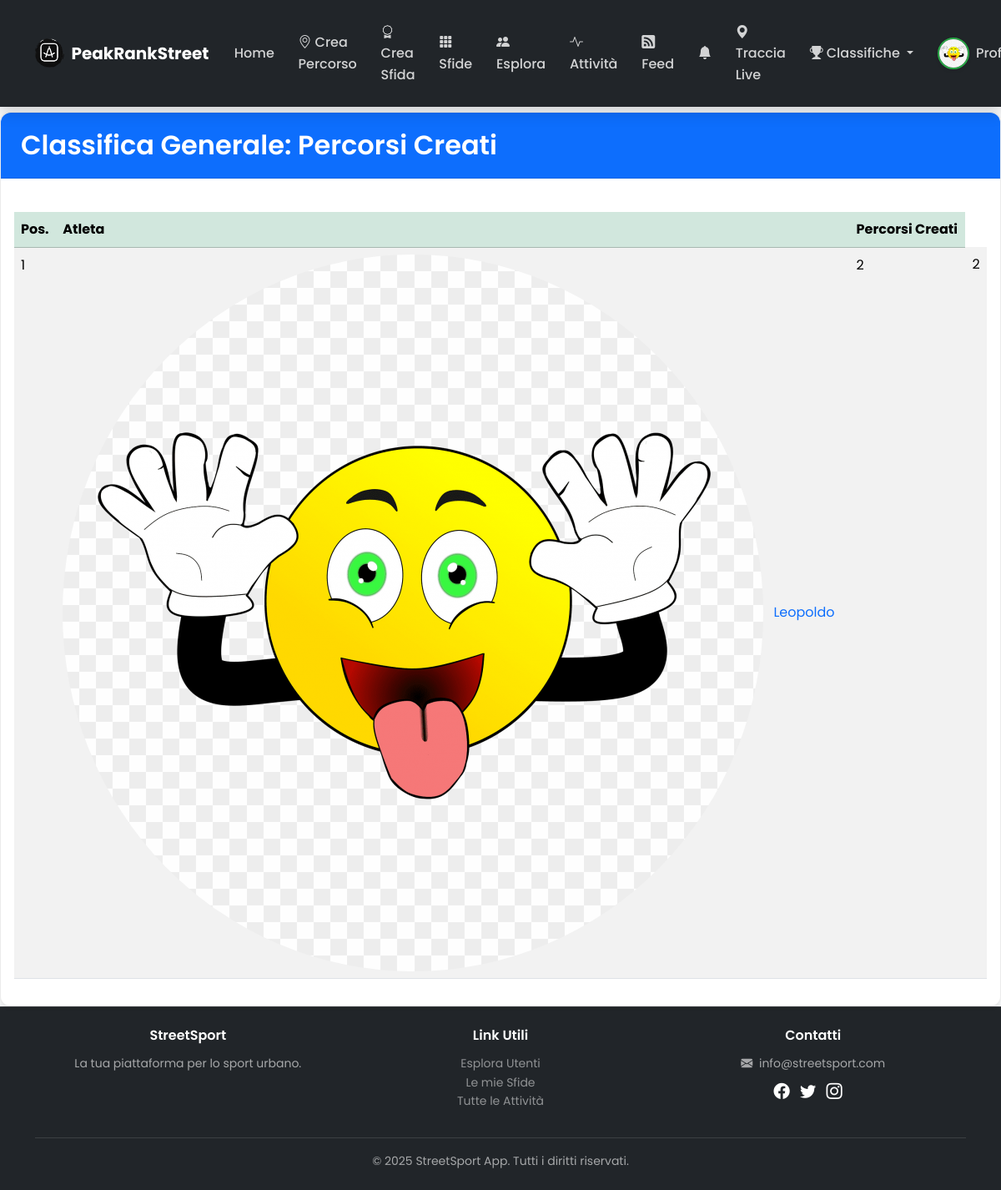
The page /leaderboards/most_routes (signed in) on the database its author committed.
### app/models.py (models this page shows, shortened)
class User(db.Model, UserMixin):
    __tablename__ = 'user'
    id = db.Column(db.Integer, primary_key=True)
    username = db.Column(db.String(50), unique=True, nullable=False, index=True)
    email = db.Column(db.String(100), unique=True, nullable=False, index=True)
    password_hash = db.Column(db.String(200), nullable=False)
    profile_image = db.Column(db.String(120), nullable=False, default='default.png')
    city = db.Column(db.String(100), nullable=True)
    created_at = db.Column(db.DateTime, default=datetime.utcnow)
    is_admin = db.Column(db.Boolean, default=False, nullable=False)
    routes = db.relationship('Route', backref='creator', lazy='dynamic')
    challenges = db.relationship('Challenge', backref='challenger', lazy='dynamic')
    activities = db.relationship('Activity', backref='user_activity', lazy='dynamic')
    comments = db.relationship('Comment', backref='author', lazy='dynamic')
    likes = db.relationship('Like', backref='user_liker', lazy='dynamic')
    route_records = db.relationship('RouteRecord', backref='record_holder', lazy='dynamic')
    user_badges = db.relationship('UserBadge', backref='badge_recipient', lazy='dynamic')
    activity_likes = db.relationship('ActivityLike', backref='user', lazy='dynamic')
    followed = db.relationship(
        'User', secondary=followers,
        primaryjoin=(followers.c.follower_id == id),
        secondaryjoin=(followers.c.followed_id == id),
        backref=db.backref('followers', lazy='dynamic'), lazy='dynamic')

### app/main/routes.py (the view)
@main.route("/leaderboards/most_routes")
def leaderboard_most_routes():
    results = (
        db.session.query(
            User,
            func.count(Route.id).label('total_routes_created')
        )
        .join(Route, User.id == Route.created_by)
        .group_by(User)
        .order_by(func.count(Route.id).desc())
        .limit(20)
        .all()
    )
    leaderboard_data = [
        {
            'id': user.id,
            'username': user.username,
            'profile_image': user.profile_image,
            'total_routes_created': total_routes_created or 0
        }
        for user, total_routes_created in results
    ]
    return render_template(
        "leaderboard_most_routes.html",
        leaderboard_data=leaderboard_data,
        is_homepage=False
    )

### app/templates/leaderboard_most_routes.html (shortened to what this page needs)
{% extends "index.html" %}
{% block content %}
    <a href="{{ url_for('main.index') }}" class="btn btn-secondary mb-3">&larr; Torna alla Home</a>
    <div class="card shadow-sm">
        <div class="card-header bg-primary text-white">
            <h2 class="mb-0 text-center">Classifica Generale: Percorsi Creati</h2>
        </div>
        <div class="card-body">
            {% if leaderboard_data %}
                <div class="table-responsive">
                    <table class="table table-striped table-hover mt-4">
                        <thead class="table-success">
                            <tr>
                                <th scope="col">Pos.</th>
                                <th scope="col">Atleta</th>
                                <th scope="col">Percorsi Creati</th>
                            </tr>
                        </thead>
                        <tbody>
                            {% for entry in leaderboard_data %}
                                <tr>
                                    <td>{{ loop.index }}</td>
                                    <td>
                                        <img src="{{ url_for('static', filename='profile_pics/' + entry.profile_image) }}" class="rounded-circle me-2 profile-image-small" alt="Avatar">
                                        <a href="{{ url_for('main.user_profile', user_id=entry.id) }}" class="user-link text-primary">{{ entry.username }}</a>
                                        <td>{{ entry.total_routes_created }}</td>
                                    </td>
                                    <td>{{ entry.total_routes_created }}</td>
                                </tr>
                            {% endfor %}
                        </tbody>
                    </table>
                </div>
            {% else %}
                <p class="text-center text-muted mt-4">Nessun percorso ancora creato. Inizia a disegnare!</p>
            {% endif %}
        </div>
    </div>
{% endblock %}

### app/templates/index.html (shortened to what this page needs)
<!DOCTYPE html>
<html lang="it">
<head>
    <link href="https://cdn.jsdelivr.net/npm/bootstrap@5.3.2/dist/css/bootstrap.min.css" rel="stylesheet">
    <link rel="stylesheet" href="https://cdn.jsdelivr.net/npm/bootstrap-icons@1.11.1/font/bootstrap-icons.css">
    <link rel="stylesheet" href="https://unpkg.com/leaflet@1.7.1/dist/leaflet.css" />
    <link rel="stylesheet" href="https://unpkg.com/leaflet-draw@1.0.4/dist/leaflet.draw.css" />
    <link rel="stylesheet" href="https://unpkg.com/leaflet.markercluster@1.4.1/dist/MarkerCluster.css" />
    <link rel="stylesheet" href="https://unpkg.com/leaflet.markercluster@1.4.1/dist/MarkerCluster.Default.css" />
    <link rel="stylesheet" href="{{ url_for('static', filename='css/styles.css') }}">
</head>
<body>
    <div class="main-wrapper">
        <header>
            <nav class="navbar navbar-expand-lg navbar-dark bg-dark-custom fixed-top py-3">
                <div class="container">
                    <a class="navbar-brand d-flex align-items-center" href="{{ url_for('main.index') }}">
                        <img src="{{ url_for('static', filename='icons/logo.png') }}" alt="StreetSport Logo" class="navbar-logo me-2">
                        <span class="fw-bold">PeakRankStreet</span>
                    </a>
                    <div class="collapse navbar-collapse justify-content-end" id="navbarNav">
                        <ul class="navbar-nav align-items-center">
                            <li class="nav-item">
                                <a class="nav-link {% if request.endpoint == 'main.index' %}active{% endif %}" aria-current="page" href="{{ url_for('main.index') }}">Home</a>
                            </li>
                            {% if current_user.is_authenticated %}
                                <li class="nav-item">
                                    <a class="nav-link {% if request.endpoint == 'main.create_route' %}active{% endif %}" href="{{ url_for('main.create_route') }}"><i class="bi bi-geo-alt me-1"></i>Crea Percorso</a>
                                </li>
                                <li class="nav-item">
                                    <a class="nav-link {% if request.endpoint == 'main.create_challenge' %}active{% endif %}" href="{{ url_for('main.create_challenge') }}"><i class="bi bi-award me-1"></i>Crea Sfida</a>
                                </li>
                                <li class="nav-item">
                                    <a class="nav-link {% if request.endpoint == 'main.challenges_list' %}active{% endif %}" href="{{ url_for('main.challenges_list') }}"><i class="bi bi-grid-3x3-gap-fill me-1"></i>Sfide</a>
                                </li>
                                <li class="nav-item">
                                    <a class="nav-link {% if request.endpoint == 'main.explore_users' %}active{% endif %}" href="{{ url_for('main.explore_users') }}"><i class="bi bi-people-fill me-1"></i>Esplora</a>
                                </li>
                                <li class="nav-item">
                                    <a class="nav-link {% if request.endpoint == 'main.all_activities' %}active{% endif %}" href="{{ url_for('main.all_activities') }}"><i class="bi bi-activity me-1"></i>Attività</a>
                                </li>
                                <li class="nav-item">
                                    <a class="nav-link {% if request.endpoint == 'main.feed' %}active{% endif %}" href="{{ url_for('main.feed') }}"><i class="bi bi-rss-fill me-1"></i>Feed</a>
                                </li>
                                <li class="nav-item">
                                    <a class="nav-link position-relative {% if request.endpoint == 'main.notifications' %}active{% endif %}"
                                    href="{{ url_for('main.notifications') }}">
                                        <i class="bi bi-bell-fill"></i>
                                    </a>
                                </li>
                                <li class="nav-item">
                                    <a class="nav-link {% if request.endpoint == 'main.track_activity' %}active{% endif %}"
                                    href="{{ url_for('main.track_activity') }}">
                                        <i class="bi bi-geo-alt-fill me-1"></i>Traccia Live
                                    </a>
                                </li>
                                <li class="nav-item dropdown">
                                    <a class="nav-link dropdown-toggle" href="#" id="navbarDropdownLeaderboards" role="button" data-bs-toggle="dropdown" aria-expanded="false">
                                        <i class="bi bi-trophy-fill me-1"></i>Classifiche
                                    </a>
                                </li>
                                <li class="nav-item dropdown">
                                    <a class="nav-link dropdown-toggle d-flex align-items-center" href="#" id="navbarDropdownMenuLink" role="button" data-bs-toggle="dropdown" aria-expanded="false">
                                        <img src="{{ url_for('static', filename='profile_pics/' + current_user.profile_image) }}" class="rounded-circle me-2 profile-image-navbar" alt="Avatar">
                                        <span class="d-lg-none d-xl-inline">Profilo ({{ current_user.username }})</span>
                                    </a>
                                </li>
                            {% endif %}
                        </ul>
                    </div>
                </div>
            </nav>
        </header>
        <main class="flex-shrink-0">
            {% block content %}{% endblock %}
        </main>
        <footer class="footer bg-dark-custom py-4 mt-auto border-top text-white-50">
            <div class="container text-center">
                <div class="row g-2">
                    <div class="col-md-4">
                        <h6 class="text-white">StreetSport</h6>
                        <p class="small mb-0">La tua piattaforma per lo sport urbano.</p>
                    </div>
                    <div class="col-md-4">
                        <h6 class="text-white">Link Utili</h6>
                        <ul class="list-unstyled small">
                            <li><a href="{{ url_for('main.explore_users') }}" class="text-white-50 text-decoration-none">Esplora Utenti</a></li>
                            <li><a href="{{ url_for('main.challenges_list') }}" class="text-white-50 text-decoration-none">Le mie Sfide</a></li>
                            <li><a href="{{ url_for('main.all_activities') }}" class="text-white-50 text-decoration-none">Tutte le Attività</a></li>
                        </ul>
                    </div>
                    <div class="col-md-4">
                        <h6 class="text-white">Contatti</h6>
                        <p class="small mb-0"><i class="bi bi-envelope-fill me-1"></i> info@streetsport.com</p>
                        <div class="social-icons mt-2">
                            <a href="#" class="text-white me-2"><i class="bi bi-facebook"></i></a>
                            <a href="#" class="text-white me-2"><i class="bi bi-twitter"></i></a>
                            <a href="#" class="text-white"><i class="bi bi-instagram"></i></a>
                        </div>
                    </div>
                </div>
                <hr class="text-white-50 my-3">
                <p class="mb-0 small">&copy; 2025 StreetSport App. Tutti i diritti riservati.</p>
            </div>
        </footer>
    </div>
</body>
</html>

### app/static/css/styles.css (style rules this page uses)
:root { --brand-primary: #28a745; --brand-primary-dark: #218838; --brand-secondary: #007bff; --brand-secondary-dark: #0056b3; --brand-dark: #212529; --brand-light: #f8f9fa; --bs-success: #28a745; --bs-primary: #0d6efd; --bs-warning: #ffc107; --bs-info: #0dcaf0; --bs-danger: #dc3545; --bs-secondary: #6c757d; --bs-white-rgb: 255, 255, 255; --font-family-base: 'Poppins', sans-serif; --text-color-dark: #212529; --text-color-muted: #6c757d; --border-radius-base: 0.75rem; --box-shadow-sm: 0 0.125rem 0.25rem rgba(0, 0, 0, 0.075); --box-shadow-md: 0 0.5rem 1rem rgba(0, 0, 0, 0.15); --box-shadow-lg: 0 0.8rem 2rem rgba(0, 0, 0, 0.1); }
html, body { height: 100%; }
body { font-family: var(--font-family-base); background-color: var(--brand-light); color: var(--text-color-dark); line-height: 1.6; display: flex; flex-direction: column; }
.main-wrapper { flex: 1; display: flex; flex-direction: column; }
main { flex-grow: 1; padding-top: 80px; }
h1, h2, h3, h4, h5, h6 { font-weight: 600; color: var(--text-color-dark); }
p { line-height: 1.6; }
a { color: var(--brand-primary); text-decoration: none; transition: color 0.2s ease-in-out; }
.bg-dark-custom { background-color: var(--brand-dark) !important; box-shadow: var(--box-shadow-md); }
.navbar-logo { height: 35px; width: auto; }
.profile-image-navbar { width: 38px; height: 38px; object-fit: cover; border-radius: 50%; border: 2px solid var(--brand-primary); box-shadow: var(--box-shadow-sm); }
.navbar-nav .nav-link { color: rgba(255, 255, 255, 0.8) !important; font-weight: 500; margin: 0 0.4rem; padding: 0.6rem 0.8rem; border-radius: var(--border-radius-base); transition: background-color 0.2s ease-in-out, color 0.2s ease-in-out; }
.card { border-radius: var(--border-radius-base); border: 1px solid rgba(0, 0, 0, 0.08); box-shadow: var(--box-shadow-md); transition: transform 0.2s ease, box-shadow 0.2s ease; }
.card-header { font-weight: 600; border-bottom: 1px solid rgba(0, 0, 0, 0.1); border-top-left-radius: var(--border-radius-base) !important; border-top-right-radius: var(--border-radius-base) !important; padding: 1.25rem 1.5rem; background-color: var(--brand-dark); color: white; display: flex; align-items: center; justify-content: space-between; }
.card-header h2, .card-header h3, .card-header h4, .card-header h5 { color: white; margin-bottom: 0; }
.card, .list-group-item { animation: slideInUp 0.6s ease-out; animation-fill-mode: both; }
.card:nth-child(2) { animation-delay: 0.1s; }
.footer { background-color: var(--brand-dark) !important; border-top: 1px solid rgba(255, 255, 255, 0.1) !important; color: rgba(255, 255, 255, 0.6) !important; flex-shrink: 0; }
.footer h6 { color: white; margin-bottom: 0.8rem; }
.footer a { color: rgba(255, 255, 255, 0.6); }
.social-icons a { font-size: 1.2rem; margin-right: 0.75rem; transition: color 0.3s ease; }

### rows shown on the page
User: profile_image (placeholder picture)
User: profile_image (placeholder picture), username "Leopoldo", total_routes_created "2"
